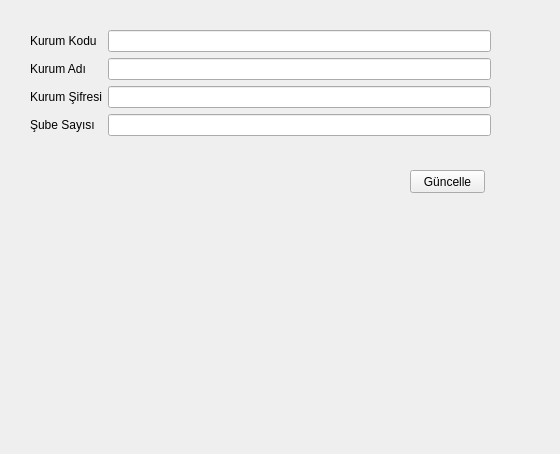
<?xml version="1.0" encoding="UTF-8"?>
<ui version="4.0">
 <class>KurumBilgileriGncelle</class>
 <widget class="QWidget" name="KurumBilgileriGncelle">
  <property name="geometry">
   <rect>
    <x>0</x>
    <y>0</y>
    <width>560</width>
    <height>454</height>
   </rect>
  </property>
  <property name="windowTitle">
   <string>Kurum Bilgileri Güncelle</string>
  </property>
  <widget class="QWidget" name="formLayoutWidget">
   <property name="geometry">
    <rect>
     <x>30</x>
     <y>30</y>
     <width>461</width>
     <height>111</height>
    </rect>
   </property>
   <layout class="QFormLayout" name="formLayout">
    <item row="0" column="0">
     <widget class="QLabel" name="kurumKoduLabel">
      <property name="text">
       <string>Kurum Kodu</string>
      </property>
     </widget>
    </item>
    <item row="0" column="1">
     <widget class="QLineEdit" name="kurumKoduLineEdit"/>
    </item>
    <item row="1" column="0">
     <widget class="QLabel" name="kurumAdLabel">
      <property name="text">
       <string>Kurum Adı</string>
      </property>
     </widget>
    </item>
    <item row="1" column="1">
     <widget class="QLineEdit" name="kurumAdLineEdit"/>
    </item>
    <item row="2" column="0">
     <widget class="QLabel" name="kurumIfresiLabel">
      <property name="text">
       <string>Kurum Şifresi</string>
      </property>
     </widget>
    </item>
    <item row="2" column="1">
     <widget class="QLineEdit" name="kurumIfresiLineEdit"/>
    </item>
    <item row="3" column="0">
     <widget class="QLabel" name="ubeSaySLabel">
      <property name="text">
       <string>Şube Sayısı</string>
      </property>
     </widget>
    </item>
    <item row="3" column="1">
     <widget class="QLineEdit" name="ubeSaySLineEdit"/>
    </item>
   </layout>
  </widget>
  <widget class="QPushButton" name="pushButton">
   <property name="geometry">
    <rect>
     <x>410</x>
     <y>170</y>
     <width>75</width>
     <height>23</height>
    </rect>
   </property>
   <property name="text">
    <string>Güncelle</string>
   </property>
  </widget>
 </widget>
 <resources/>
 <connections/>
</ui>
